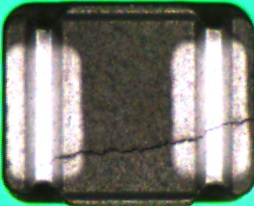
//> input picture 新建文件夹/test11/test11/11.jpg, 254 x 206 px
$ ./22   (built with g++ and OpenCV 4)
//> lines starting //> are read from the running program, lines starting //| are printed output that depends on the picture; after the words box and inside, x2 and y2 are one past the last pixel; in counts of white or black regions, pixels touching at a corner belong together

#include "stdafx.h"
#include <opencv2/opencv.hpp>
#include <iostream>
#include <list>
#include <vector>


using namespace cv;
using namespace std;

int main(int argc, _TCHAR* argv[])
{
	Mat input;
	String name;
	cout << "请输入输入要检测图片的路径" << endl;;
	cin >> name;
//> the answer given: ../../test11/test11/11.jpg

	input = imread(name);
//> input is the input picture: 206 rows x 254 cols, CV_8UC3; mean B, G, R 115.8, 126, 121.2
	if (input.empty())
	{
		cout << "can not read....";
		return -1;
	}
	Mat test;
	double start = getTickCount();
	test = input.clone();
	cvtColor(input, input, CV_BGR2GRAY);
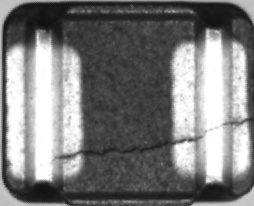
//> input: 206 rows x 254 cols, CV_8UC1; min 16, max 255, mean 123.4
	threshold(input, input, 0, 255, CV_THRESH_OTSU | THRESH_BINARY);
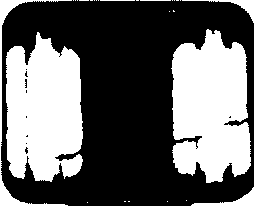
//> input: 206 rows x 254 cols, CV_8UC1; 39.5% white; 27 white regions (20 under 20 px)

	//findcontours
	Mat dst;
	dst = input.clone();

	vector<vector<Point>> contours;
	vector<Vec4i> hierachy;
	findContours(dst, contours, hierachy, RETR_EXTERNAL, CHAIN_APPROX_SIMPLE);
//> contours = 27 contours, 22 with area under 20; largest, box (x1, y1, x2, y2) and area: (171, 29, 251, 183) 9328, (6, 32, 83, 182) 9058, (0, 0, 72, 206) 700, (191, 187, 254, 206) 278, (182, 0, 254, 23) 200
	vector<Rect> boundRect(contours.size());
	for (int i = 0; i < contours.size(); i++)
	{
		boundRect[i] = boundingRect(contours[i]);
	}
//> this loop made 27 passes
	Scalar color = Scalar(0, 0, 255);
	Scalar color2 = Scalar(255, 0, 0);
	rectangle(test, boundRect[0], color, 1, 8);
//> test: 206 rows x 254 cols, CV_8UC3; 1 pixels changed, all inside (x1, y1, x2, y2) = (87, 202, 88, 203)
	rectangle(test, boundRect[1], color, 1, 8);
//> test: 206 rows x 254 cols, CV_8UC3; mean B, G, R 115.8, 126, 121.2

	drawContours(test, contours, -1, color2, 1, 8);
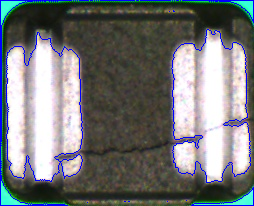
//> test: 206 rows x 254 cols, CV_8UC3; mean B, G, R 120.2, 118.3, 116.7

		double rate1 = contourArea(contours[0], false) / boundRect[0].area();
//> rate1 = 0
		cout << "左边的"  << "轮廓的面积占比率为%" << rate1 << endl;
//| 左边的轮廓的面积占比率为%0
		double rate2 = contourArea(contours[1], false) / boundRect[1].area();
//> rate2 = 0
		cout << "右边的" << "轮廓的面积占比率为%" << rate2 << endl;
//| 右边的轮廓的面积占比率为%0

	double end = getTickCount();
	double time = (end - start) / cvGetTickFrequency() / 1000000;
	cout << "运行时间为" << time << "秒" << endl;
	namedWindow("gg", CV_WINDOW_NORMAL);
	imshow("gg", test);
	/*namedWindow("input", CV_WINDOW_NORMAL);
	imshow("input", input);*/
	waitKey(0);
}
